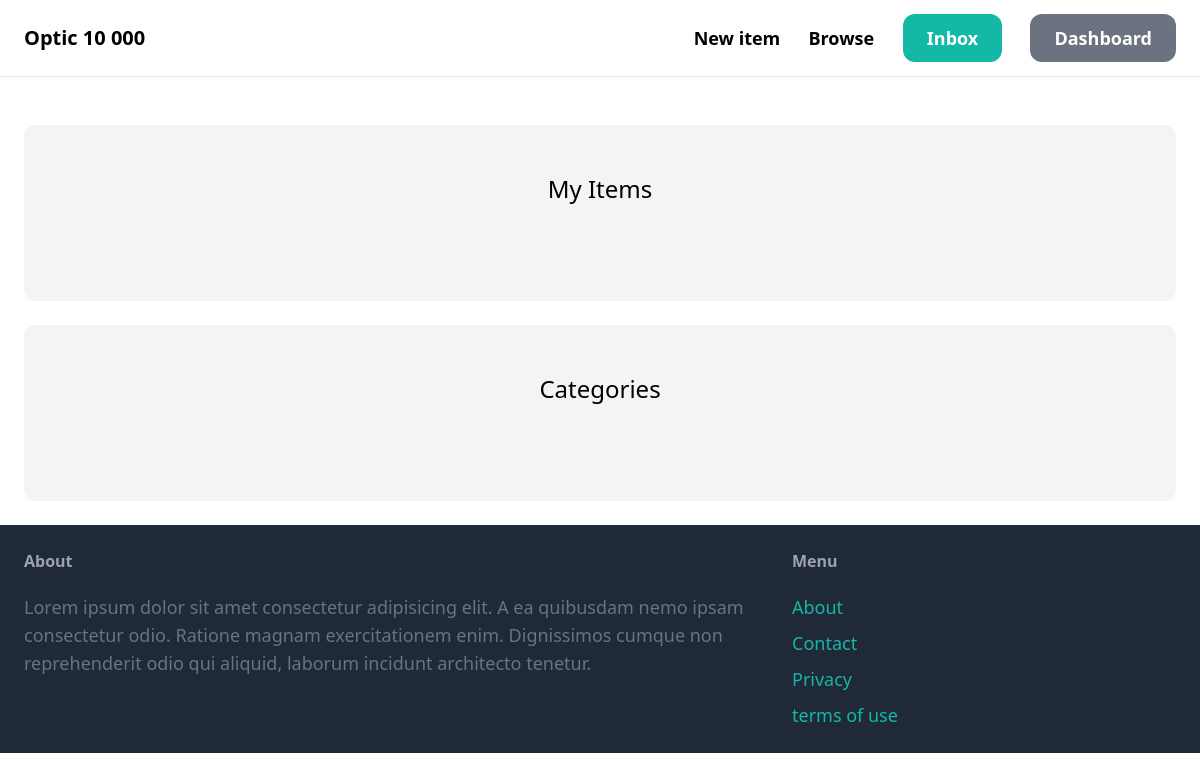
/dashboard/ (signed in), run on an earlier commit of the app's database.
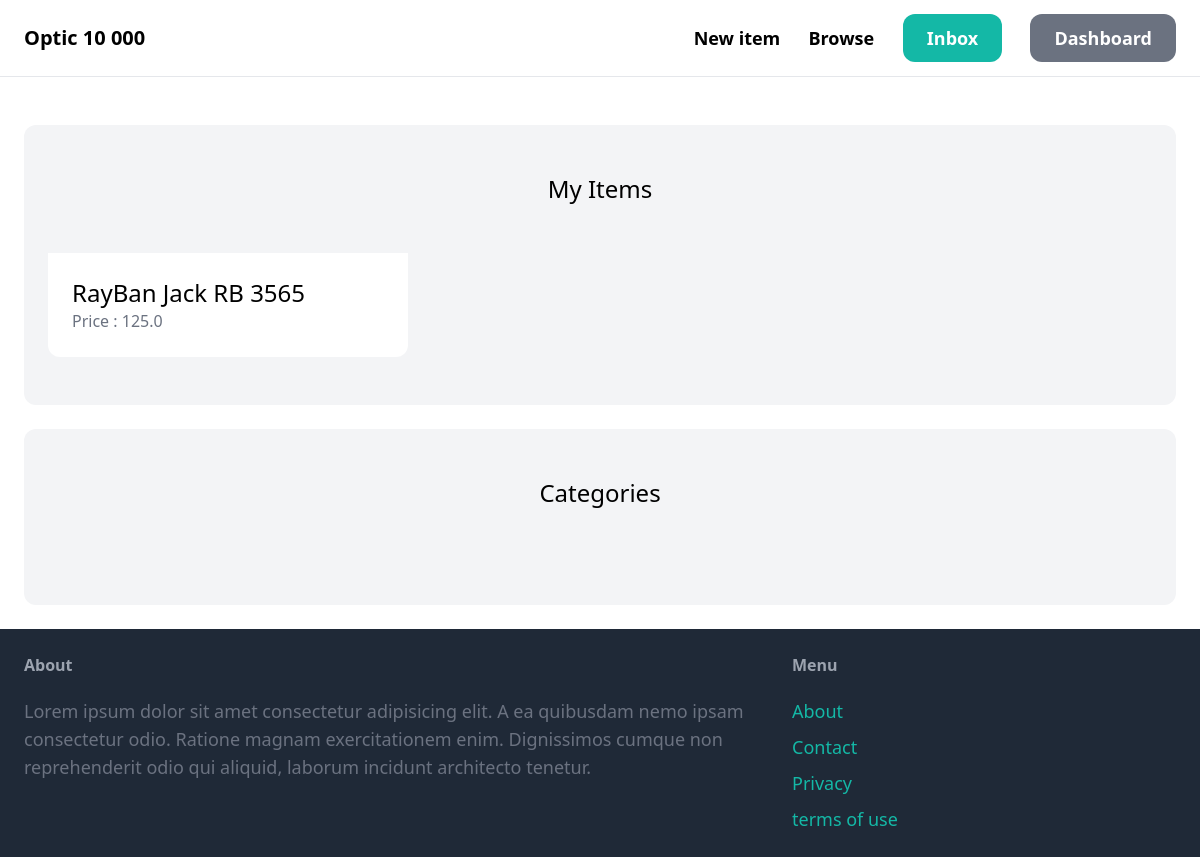
And on a later commit of the database.
### item/models.py (models this page shows, shortened)
class Item(models.Model):
    category = models.ForeignKey(Category, related_name='items', on_delete=models.CASCADE)
    name = models.CharField(max_length=255)
    description = models.TextField(blank=True, null=True)
    price = models.FloatField()
    image= models.ImageField(upload_to='item_images',blank=True, null = True)
    is_sold = models.BooleanField(default=False)
    created_by = models.ForeignKey(User, related_name='items', on_delete=models.CASCADE)
    created_at = models.DateTimeField(auto_now_add=True)

### dashboard/views.py (the view)
# urls.py: path('',views.index, name='index'),
@login_required
def index(request):
    items = Item.objects.filter(created_by=request.user)
    return render(request, 'dashboard/index.html',{
        'items':items
    })

### dashboard/templates/dashboard/index.html (shortened to what this page needs)
{% extends 'core/base.html' %}
{% block content %}
    <div class="mt-6 px-6 py-12 bg-gray-100 rounded-xl">
        <h2 class="mb-12 text-2xl text-center"> My Items</h2>
        <div class="grid grid-cols-3 gap-3">
            {% for item in items %}
                <div>
                    <a href="{% url 'item:detail' item.id %}">
                        <div class="p-6 bg-white rounded-b-xl">
                            <h2 class="text-2xl"> {{ item.name }}</h2>
                            <p class="text-gray-500"> Price : {{item.price }}</p>
                        </div>
                    </a>
                </div>
            {% endfor %}
        </div>
    </div>
    <div class="mt-6 px-6 py-12 bg-gray-100 rounded-xl">
        <h2 class="mb-12 text-2xl text-center"> Categories </h2>
    </div>
{% endblock %}

What changed in the data, as far as the page shows it:
added Item: name "RayBan Jack RB 3565", price "125.0"
